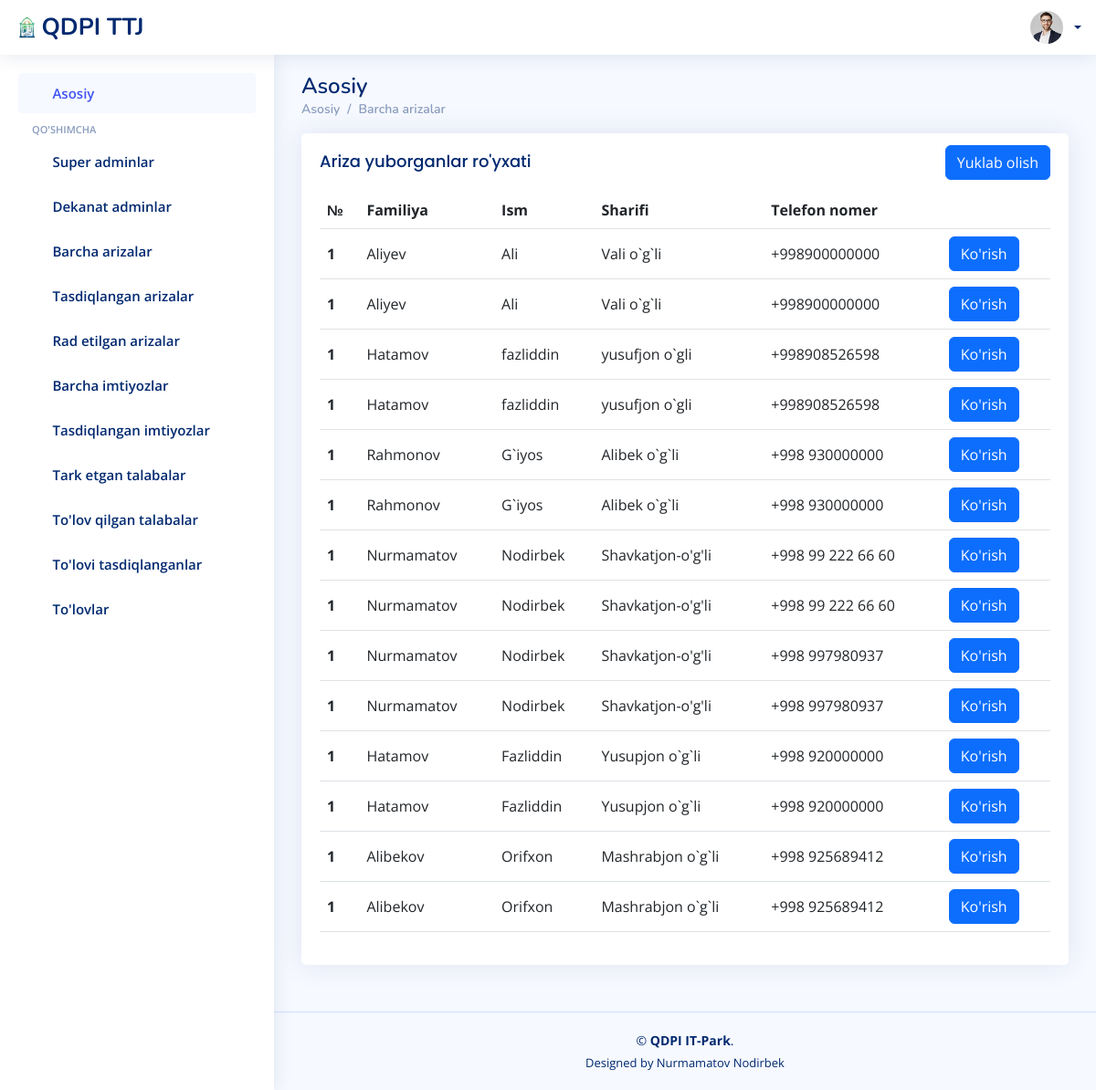
Page /ariza/tasdiqlangan_imtiyozli_arizalar/ on the earlier database version.
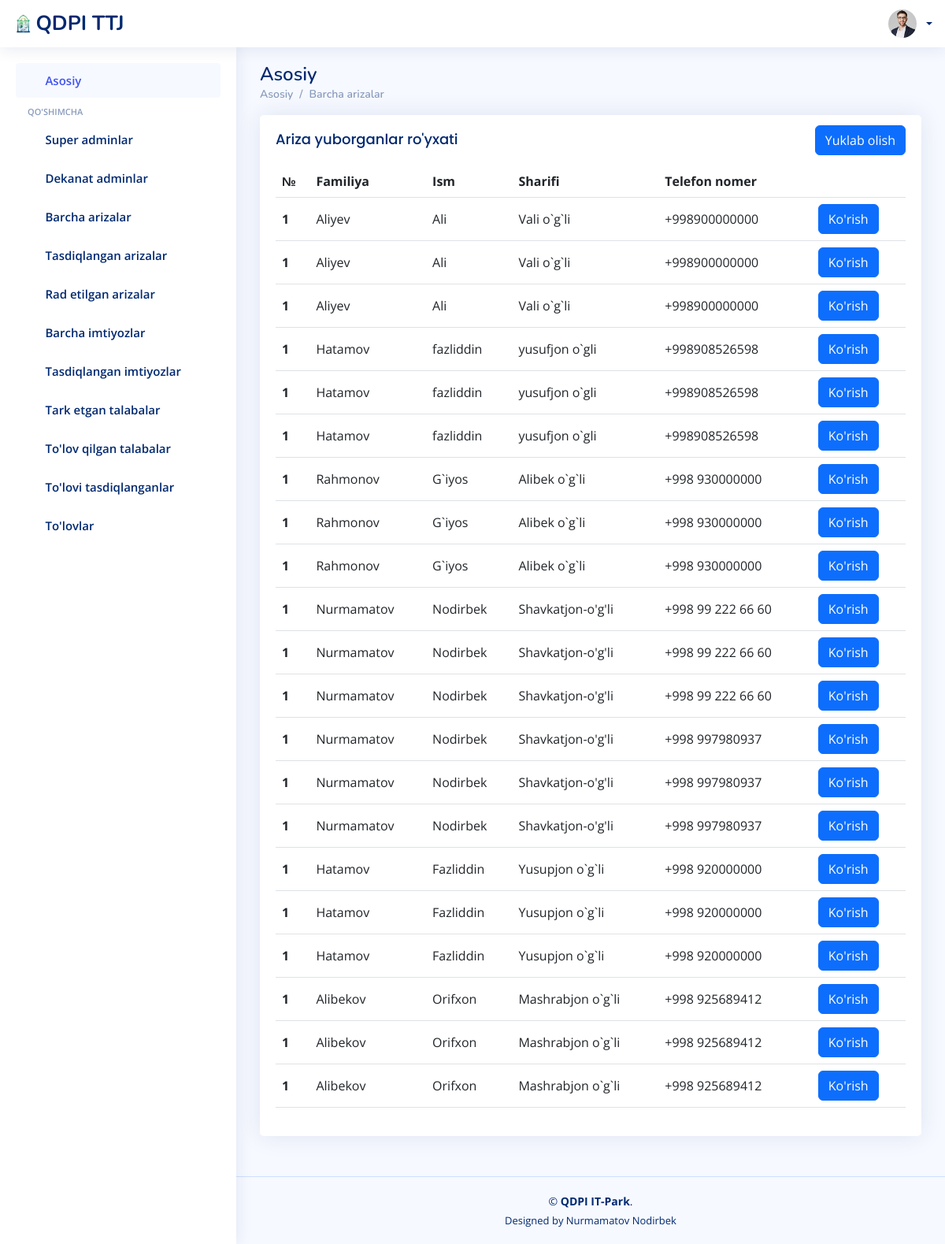
Same page on the later database version.
### ariza/models.py (models this page shows)
class Imtiyoz(models.Model):
    talaba_id = models.CharField(max_length=100)
    imtiyoz_nomi = models.CharField(max_length=100)
    imtiyoz_file = models.FileField(upload_to='imtiyoz/')
    tasdiqlash = models.CharField(max_length=100, blank=True)
    xulosa = models.CharField(max_length=1000, blank=True)
    sana = models.DateField(auto_now_add=True)

### users/models.py (models this page shows)
class User(AbstractUser):
    id = models.UUIDField(primary_key=True, default=uuid.uuid4, unique=True, editable=False)
    sharif = models.CharField(max_length=100)
    lavozim = models.CharField(max_length=100)
    fakultet = models.CharField(max_length=100, blank=True)
    parol = models.CharField(max_length=100)

### ariza/views.py (the view)
# urls.py: path('tasdiqlangan_imtiyozli_arizalar/', tasdiqlangan_imtiyozli_arizalar, name='tasdiqlangan_imtiyozli_arizalar'),
@csrf_exempt
def tasdiqlangan_imtiyozli_arizalar(request):
    talabalar = User.objects.filter(lavozim='talaba')
    imtiyozlar = Imtiyoz.objects.filter(tasdiqlash='')
    contex = {
        'talabalar':talabalar,
        'imtiyozlar':imtiyozlar,
    }
    return render(request, 'superadmin/tasdiqlangan_imtiyozli_arizalar.html', contex)

### templates/superadmin/tasdiqlangan_imtiyozli_arizalar.html (shortened to what the changed rows need)
{% load static %}
<!DOCTYPE html>
<html lang="en">
<head>
  <link href="{% static '/assets/vendor/bootstrap/css/bootstrap.min.css' %}" rel="stylesheet">
  <link href="{% static '/assets/vendor/bootstrap-icons/bootstrap-icons.css' %}" rel="stylesheet">
  <link href="{% static '/assets/vendor/simple-datatables/style.css' %}" rel="stylesheet">
  <link href="{% static '/assets/css/style.css' %}" rel="stylesheet">
</head>
<body>
    <main id="main" class="main">
        <div class="pagetitle">
            <h1>Asosiy</h1>
        </div>
        <section class="section dashboard">
            <div class="row">
                <div class="col-lg-12">
                    <div class="card">
                        <div class="card-body">
                            <table class="table datatable">
                                <thead>
                                    <tr>
                                        <th scope="col">№</th>
                                        <th scope="col">Familiya</th>
                                        <th scope="col">Ism</th>
                                        <th scope="col">Sharifi</th>
                                        <th scope="col">Telefon nomer</th>
                                        <th></th>
                                    </tr>
                                </thead>
                                {% for t in talabalar %}
                                    {% for i in imtiyozlar %}
                                        <tbody>
                                            <tr>
                                                <th scope="row">1</th>
                                                <td>{{t.last_name}}</td>
                                                <td>{{t.first_name}}</td>
                                                <td>{{t.sharif}}</td>
                                                <td>{{t.username}}</td>
                                                <td><a class="btn btn-primary" href="{% url 'tasdiqlangan_imtiyoz_malumotlar' t.pk %}">Ko'rish</a></td>
                                            </tr>
                                        </tbody>
                                    {% endfor %}
                                {% endfor %}
                            </table>
                        </div>
                    </div>
                </div>
            </div>
        </section>
    </main>
</body>
</html>

Differences in the rows shown:
added Imtiyoz: {{ t.last_name }} "Aliyev", {{ t.first_name }} "Ali", {{ t.sharif }} "Vali o`g`li", {{ t.username }} "+998900000000", {{ t.last_name }} "Hatamov", {{ t.first_name }} "fazliddin", {{ t.sharif }} "yusufjon o`gli", {{ t.username }} "+998908526598", {{ t.last_name }} "Rahmonov", {{ t.first_name }} "G`iyos", {{ t.sharif }} "Alibek o`g`li", {{ t.username }} "+998 930000000", {{ t.last_name }} "Nurmamatov", {{ t.first_name }} "Nodirbek", {{ t.sharif }} "Shavkatjon-o'g'li", {{ t.username }} "+998 99 222 66 60", {{ t.username }} "+998 997980937", {{ t.first_name }} "Fazliddin", {{ t.sharif }} "Yusupjon o`g`li", {{ t.username }} "+998 920000000", {{ t.last_name }} "Alibekov", {{ t.first_name }} "Orifxon", {{ t.sharif }} "Mashrabjon o`g`li", {{ t.username }} "+998 925689412"
